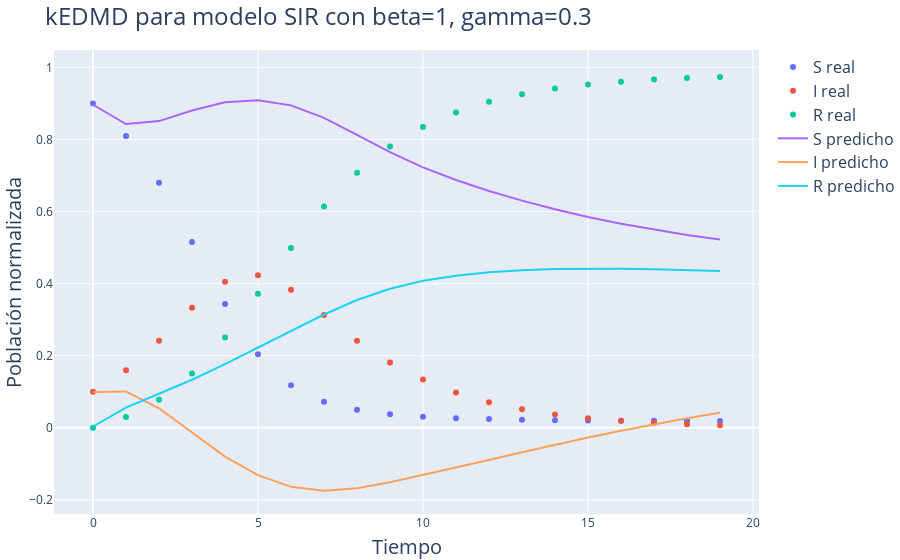

Notebook code for this chart:
### Code cell
# Gráfico para los primeros parámetros
fig = go.Figure()

fig.add_trace(go.Scatter(x=np.arange(iters), y=x1[:,0], name='S real', mode='markers'))
fig.add_trace(go.Scatter(x=np.arange(iters), y=x1[:,1], name='I real', mode='markers'))
fig.add_trace(go.Scatter(x=np.arange(iters), y=x1[:,2], name='R real', mode='markers'))

fig.add_trace(go.Scatter(x=np.arange(iters), y=x_koop1[:,0], name='S predicho'))
fig.add_trace(go.Scatter(x=np.arange(iters), y=x_koop1[:,1], name='I predicho'))
fig.add_trace(go.Scatter(x=np.arange(iters), y=x_koop1[:,2], name='R predicho'))

# Colocar titulo
fig.update_layout(
    title=f"kEDMD para modelo SIR con beta={beta1}, gamma={gamma1}",
    xaxis_title="Tiempo",
    yaxis_title="Población normalizada",
    margin=dict(l=0, r=0, t=50, b=0)
    )

fig.write_image(img_path+"SIR1.pdf")
fig.show()

### Figure 1 — Plotly figure (JSON) as saved in the notebook; plotly's stock layout.template omitted (floating-point values rounded to 4 significant figures)
{"data": [{"mode": "markers", "name": "S real", "type": "scatter", "x": [0, 1, 2, 3, 4, 5, 6, 7, 8, 9, 10, 11, 12, 13, 14, 15, 16, 17, 18, 19], "y": [0.9, 0.81, 0.6804, 0.516, 0.3439, 0.2044, 0.1179, 0.07275, 0.04997, 0.03787, 0.031, 0.02685, 0.02422, 0.0225, 0.02134, 0.02054, 0.01999, 0.0196, 0.01933, 0.01914]}, {"mode": "markers", "name": "I real", "type": "scatter", "x": [0, 1, 2, 3, 4, 5, 6, 7, 8, 9, 10, 11, 12, 13, 14, 15, 16, 17, 18, 19], "y": [0.1, 0.16, 0.2416, 0.3335, 0.4055, 0.4234, 0.3829, 0.3132, 0.242, 0.1815, 0.1339, 0.0979, 0.07116, 0.05153, 0.03723, 0.02686, 0.01935, 0.01393, 0.01003, 0.007212]}, {"mode": "markers", "name": "R real", "type": "scatter", "x": [0, 1, 2, 3, 4, 5, 6, 7, 8, 9, 10, 11, 12, 13, 14, 15, 16, 17, 18, 19], "y": [0, 0.03, 0.078, 0.1505, 0.2505, 0.3722, 0.4992, 0.6141, 0.708, 0.7806, 0.8351, 0.8753, 0.9046, 0.926, 0.9414, 0.9526, 0.9607, 0.9665, 0.9706, 0.9737]}, {"name": "S predicho", "type": "scatter", "x": [0, 1, 2, 3, 4, 5, 6, 7, 8, 9, 10, 11, 12, 13, 14, 15, 16, 17, 18, 19], "y": [0.8965, 0.8429, 0.8512, 0.8806, 0.9033, 0.909, 0.8948, 0.8603, 0.8131, 0.7648, 0.7228, 0.6876, 0.6573, 0.6304, 0.6064, 0.585, 0.5662, 0.5497, 0.5353, 0.5228]}, {"name": "I predicho", "type": "scatter", "x": [0, 1, 2, 3, 4, 5, 6, 7, 8, 9, 10, 11, 12, 13, 14, 15, 16, 17, 18, 19], "y": [0.09978, 0.1011, 0.05427, -0.01397, -0.07973, -0.1313, -0.1637, -0.1747, -0.1678, -0.1509, -0.1308, -0.11, -0.08898, -0.06785, -0.047, -0.02688, -0.00779, 0.01005, 0.02652, 0.04161]}, {"name": "R predicho", "type": "scatter", "x": [0, 1, 2, 3, 4, 5, 6, 7, 8, 9, 10, 11, 12, 13, 14, 15, 16, 17, 18, 19], "y": [0.003743, 0.05604, 0.09469, 0.1335, 0.1767, 0.2224, 0.2691, 0.3145, 0.3548, 0.3861, 0.408, 0.4223, 0.4316, 0.4374, 0.4405, 0.4417, 0.4414, 0.4401, 0.438, 0.4354]}], "layout": {"margin": {"b": 0, "l": 0, "r": 0, "t": 50}, "title": {"text": "kEDMD para modelo SIR con beta=1, gamma=0.3"}, "xaxis": {"title": {"text": "Tiempo"}}, "yaxis": {"title": {"text": "Población normalizada"}}}}
